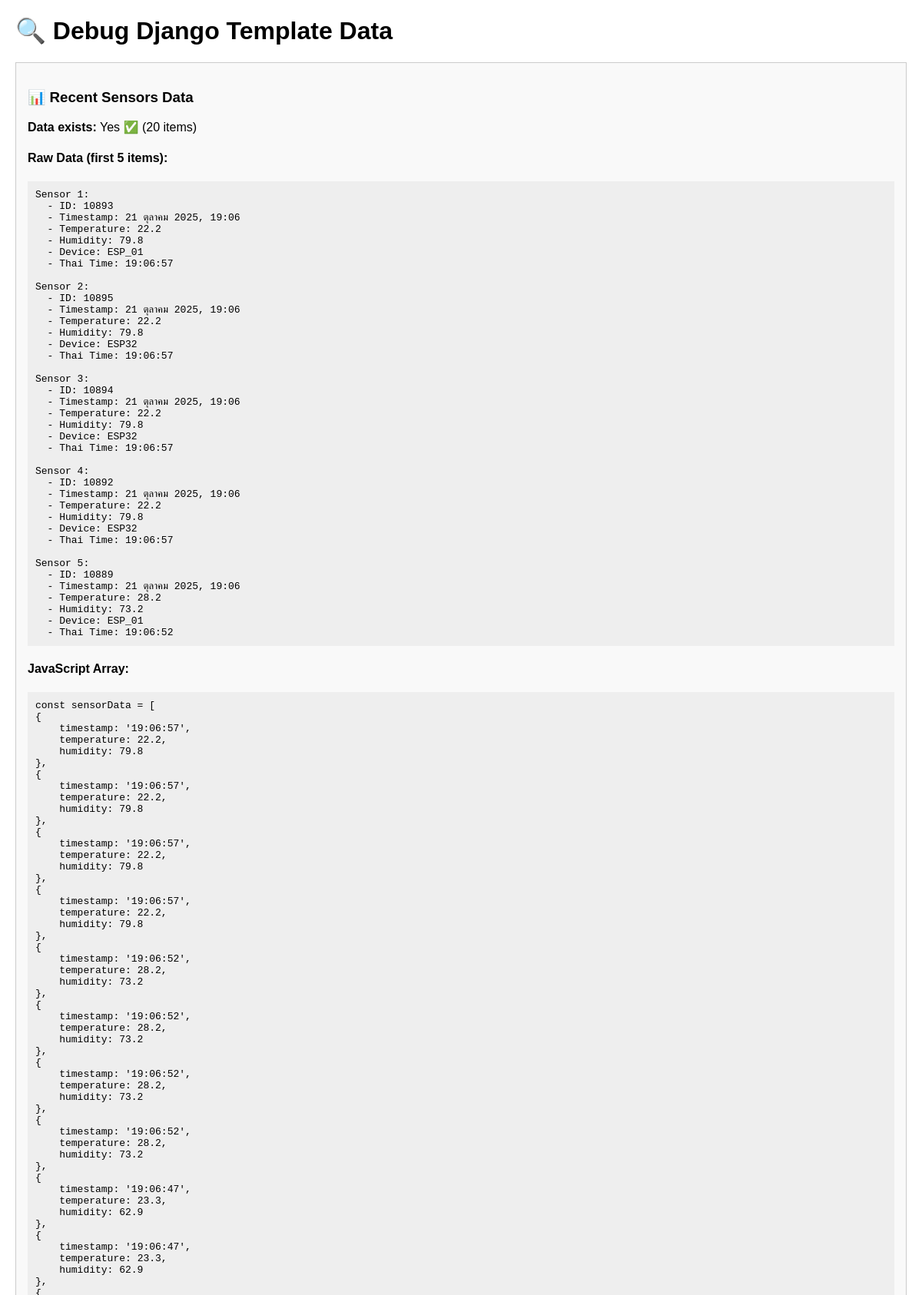
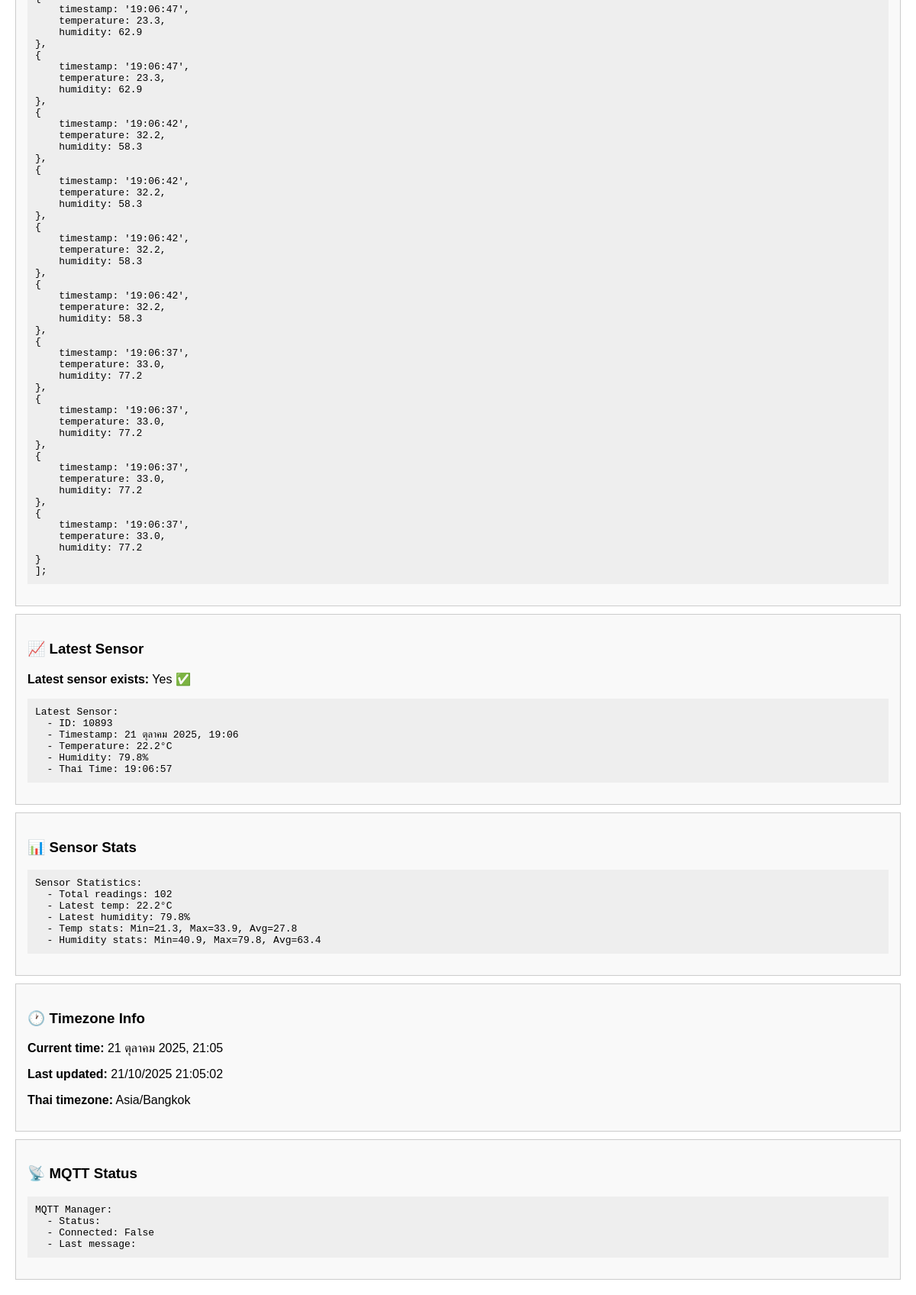
Page /debug/ on the earlier database version (2 pictures, top to bottom).
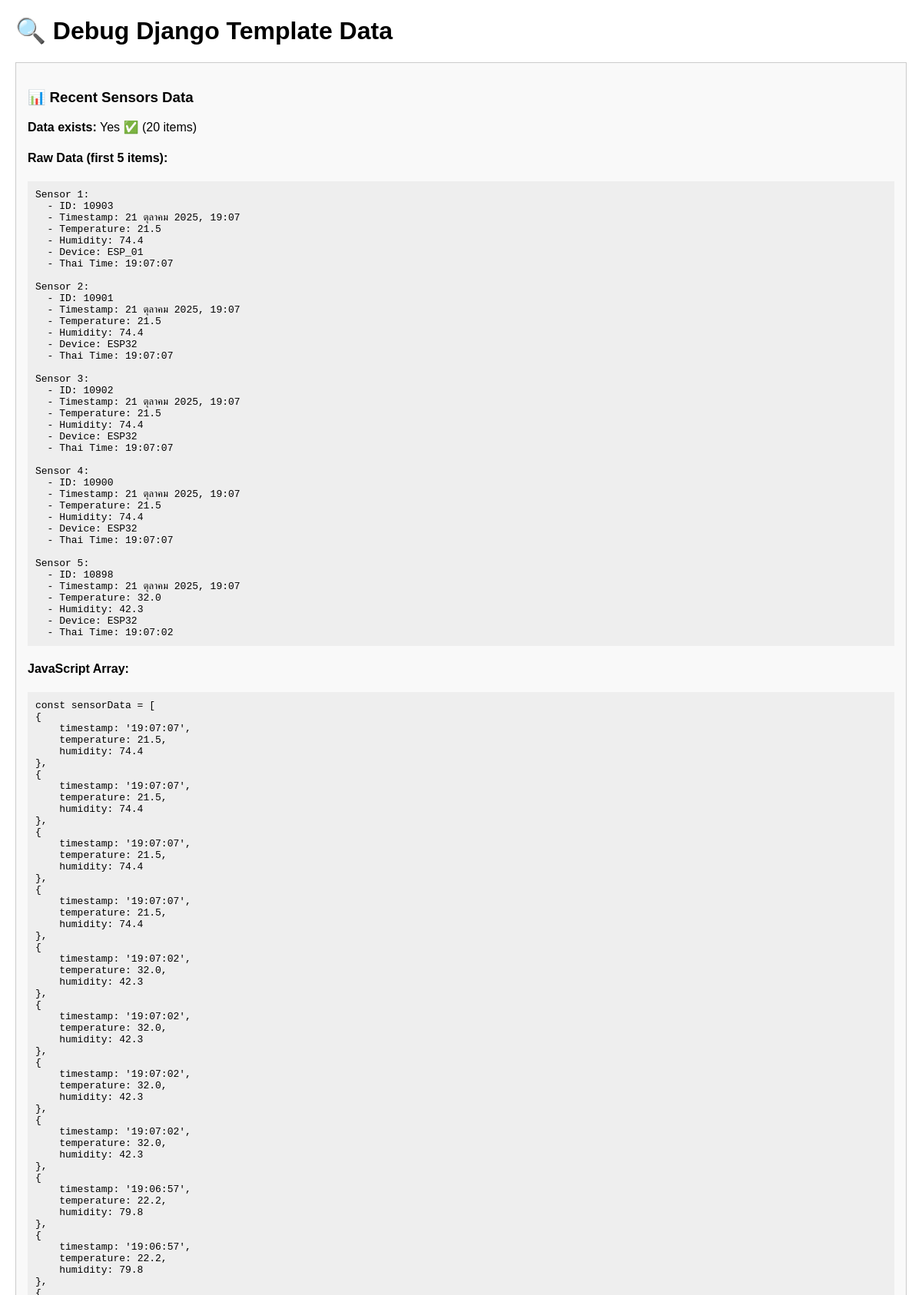
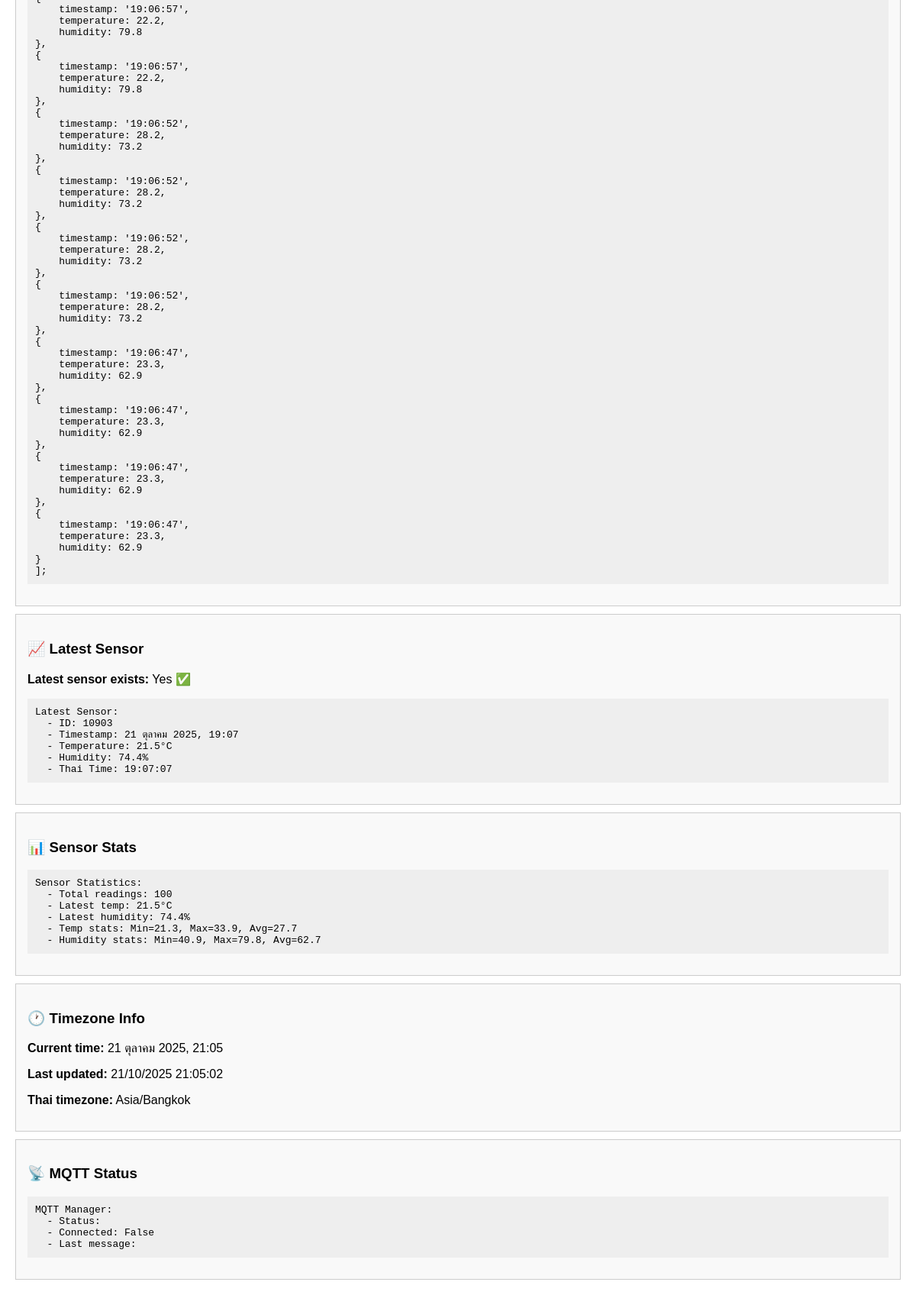
Same page on the later database version (2 pictures, top to bottom).
### iot_dashboard/models.py (models this page shows, shortened)
class SensorData(models.Model):
    device_name = models.CharField(max_length=100, default="ESP32_DHT22")
    temperature = models.FloatField(null=True, blank=True)
    humidity = models.FloatField(null=True, blank=True)
    timestamp = models.DateTimeField(default=timezone.now)
    class Meta:
        ordering = ['-timestamp']

### iot_dashboard/debug_views.py (the view)
# urls.py: path('debug/', debug_view, name='debug'),
def debug_view(request):
    led_device, created = Device.objects.get_or_create(name="Onboard LED")
    latest_sensor = SensorData.objects.order_by('-timestamp').first()
    recent_sensors = SensorData.objects.order_by('-timestamp')[:20]
    thai_tz = pytz.timezone('Asia/Bangkok')
    sensor_stats = {
        'total_readings': SensorData.objects.count(),
        'latest_temp': None,
        'latest_humidity': None,
        'temp_stats': {'min': 0, 'max': 0, 'avg': 0},
        'humidity_stats': {'min': 0, 'max': 0, 'avg': 0}
    }
    if latest_sensor:
        sensor_stats['latest_temp'] = latest_sensor.temperature
        sensor_stats['latest_humidity'] = latest_sensor.humidity
    temp_data = SensorData.objects.filter(temperature__isnull=False).order_by('-timestamp')[:50]
    if temp_data.exists():
        temps = [s.temperature for s in temp_data]
        sensor_stats['temp_stats'] = {
            'min': min(temps),
            'max': max(temps),
            'avg': sum(temps) / len(temps)
        }
    humidity_data = SensorData.objects.filter(humidity__isnull=False).order_by('-timestamp')[:50]
    if humidity_data.exists():
        humidities = [s.humidity for s in humidity_data]
        sensor_stats['humidity_stats'] = {
            'min': min(humidities),
            'max': max(humidities),
            'avg': sum(humidities) / len(humidities)
        }
    mqtt_manager = get_mqtt_manager()
    mqtt_status = mqtt_manager.get_status()
    context = {
        'led': led_device,
        'latest_sensor': latest_sensor,
        'recent_sensors': recent_sensors,
        'sensor_stats': sensor_stats,
        'mqtt_status': mqtt_status,
        'last_updated': timezone.now().astimezone(thai_tz).strftime("%d/%m/%Y %H:%M:%S"),
        'current_time': timezone.now().astimezone(thai_tz),
        'thai_tz': thai_tz,
    }
    return render(request, 'iot_dashboard/debug.html', context)

### iot_dashboard/mqtt_manager.py (called while the page is built)
def get_mqtt_manager():
    global mqtt_manager
    if mqtt_manager is None:
        mqtt_manager = MQTTManager()
    return mqtt_manager

    def get_status(self):
        return {
            'connected': self.is_connected,
            'connecting': self.is_connecting,
            'client_id': self.client_id,
            'broker': f"{self.MQTT_BROKER}:{self.MQTT_PORT}",
            'pending_messages': self.pending_messages.qsize(),
            'topics': {
                'led_control': self.LED_CONTROL_TOPIC,
                'led_status': self.LED_STATUS_TOPIC,
                'relay1_control': self.RELAY1_CONTROL_TOPIC,
                'relay2_control': self.RELAY2_CONTROL_TOPIC,
                'relay3_control': self.RELAY3_CONTROL_TOPIC,
                'relay1_state': self.RELAY1_STATE_TOPIC,
                'relay2_state': self.RELAY2_STATE_TOPIC,
                'relay3_state': self.RELAY3_STATE_TOPIC,
                'sensor_data': self.SENSOR_DATA_TOPIC
            }
        }

### iot_dashboard/templates/iot_dashboard/debug.html (shortened to what this page needs)
{% load static %}
{% load timezone_filters %}
<!DOCTYPE html>
<html>
<head>
</head>
<body>
    <h1>🔍 Debug Django Template Data</h1>
    <div class="debug-section">
        <h3>📊 Recent Sensors Data</h3>
        <p><strong>Data exists:</strong> {% if recent_sensors %}Yes ✅ ({{ recent_sensors|length }} items){% else %}No ❌{% endif %}</p>
        {% if recent_sensors %}
            <h4>Raw Data (first 5 items):</h4>
            <pre>{% for sensor in recent_sensors|slice:":5" %}
Sensor {{ forloop.counter }}:
  - ID: {{ sensor.id }}
  - Timestamp: {{ sensor.timestamp }}
  - Temperature: {{ sensor.temperature }}
  - Humidity: {{ sensor.humidity }}
  - Device: {{ sensor.device_name }}
  - Thai Time: {{ sensor.timestamp|thai_time_format:"%H:%M:%S" }}
{% endfor %}</pre>
            <h4>JavaScript Array:</h4>
            <pre>const sensorData = [{% for sensor in recent_sensors %}
{
    timestamp: '{{ sensor.timestamp|thai_time_format:"%H:%M:%S" }}',
    temperature: {% if sensor.temperature is not None %}{{ sensor.temperature }}{% else %}null{% endif %},
    humidity: {% if sensor.humidity is not None %}{{ sensor.humidity }}{% else %}null{% endif %}
}{% if not forloop.last %},{% endif %}{% endfor %}
];</pre>
        {% endif %}
    </div>
    <div class="debug-section">
        <h3>📈 Latest Sensor</h3>
        {% if latest_sensor %}
            <p><strong>Latest sensor exists:</strong> Yes ✅</p>
            <pre>Latest Sensor:
  - ID: {{ latest_sensor.id }}
  - Timestamp: {{ latest_sensor.timestamp }}
  - Temperature: {{ latest_sensor.temperature }}°C
  - Humidity: {{ latest_sensor.humidity }}%
  - Thai Time: {{ latest_sensor.timestamp|thai_time_format:"%H:%M:%S" }}</pre>
        {% else %}
            <p><strong>Latest sensor:</strong> No ❌</p>
        {% endif %}
    </div>
    <div class="debug-section">
        <h3>📊 Sensor Stats</h3>
        {% if sensor_stats %}
            <pre>Sensor Statistics:
  - Total readings: {{ sensor_stats.total_readings }}
  - Latest temp: {{ sensor_stats.latest_temp }}°C
  - Latest humidity: {{ sensor_stats.latest_humidity }}%
  - Temp stats: Min={{ sensor_stats.temp_stats.min }}, Max={{ sensor_stats.temp_stats.max }}, Avg={{ sensor_stats.temp_stats.avg|floatformat:1 }}
  - Humidity stats: Min={{ sensor_stats.humidity_stats.min }}, Max={{ sensor_stats.humidity_stats.max }}, Avg={{ sensor_stats.humidity_stats.avg|floatformat:1 }}</pre>
        {% else %}
            <p><strong>Sensor stats:</strong> No ❌</p>
        {% endif %}
    </div>
    <div class="debug-section">
        <h3>🕐 Timezone Info</h3>
        <p><strong>Current time:</strong> {{ current_time }}</p>
        <p><strong>Last updated:</strong> {{ last_updated }}</p>
        <p><strong>Thai timezone:</strong> {{ thai_tz }}</p>
    </div>
    <div class="debug-section">
        <h3>📡 MQTT Status</h3>
        {% if mqtt_status %}
            <pre>MQTT Manager:
  - Status: {{ mqtt_status.status }}
  - Connected: {{ mqtt_status.connected }}
  - Last message: {{ mqtt_status.last_message_time }}</pre>
        {% else %}
            <p><strong>MQTT status:</strong> No ❌</p>
        {% endif %}
    </div>
</body>
</html>

Differences in the rows shown:
no longer on one of the page's lists (row unchanged): SensorData: id "10893", timestamp "21 ตุลาคม 2025, 19:06", temperature "22.2", humidity "79.8", device_name "ESP_01", timestamp|thai_time_format "19:06:57"
no longer on one of the page's lists (row unchanged): SensorData: id "10895", timestamp "21 ตุลาคม 2025, 19:06", temperature "22.2", humidity "79.8", device_name "ESP32", timestamp|thai_time_format "19:06:57"
no longer on one of the page's lists (row unchanged): SensorData: id "10894", timestamp "21 ตุลาคม 2025, 19:06", temperature "22.2", humidity "79.8", device_name "ESP32", timestamp|thai_time_format "19:06:57"
no longer on one of the page's lists (row unchanged): SensorData: id "10892", timestamp "21 ตุลาคม 2025, 19:06", temperature "22.2", humidity "79.8", device_name "ESP32", timestamp|thai_time_format "19:06:57"
no longer on this page (row unchanged): SensorData: timestamp|thai_time_format "19:06:42", temperature "32.2", humidity "58.3", shown under "JavaScript Array:"
no longer on one of the page's lists (row unchanged): SensorData: id "10889", timestamp "21 ตุลาคม 2025, 19:06", temperature "28.2", humidity "73.2", device_name "ESP_01", timestamp|thai_time_format "19:06:52"
no longer on this page (row unchanged): SensorData: timestamp|thai_time_format "19:06:42", temperature "32.2", humidity "58.3", shown under "JavaScript Array:"
no longer on this page (row unchanged): SensorData: timestamp|thai_time_format "19:06:42", temperature "32.2", humidity "58.3", shown under "JavaScript Array:"
no longer on this page (row unchanged): SensorData: timestamp|thai_time_format "19:06:42", temperature "32.2", humidity "58.3", shown under "JavaScript Array:"
no longer on this page (row unchanged): SensorData: timestamp|thai_time_format "19:06:37", temperature "33.0", humidity "77.2", shown under "JavaScript Array:"
no longer on this page (row unchanged): SensorData: timestamp|thai_time_format "19:06:37", temperature "33.0", humidity "77.2", shown under "JavaScript Array:"
no longer on this page (row unchanged): SensorData: timestamp|thai_time_format "19:06:37", temperature "33.0", humidity "77.2", shown under "JavaScript Array:"
no longer on this page (row unchanged): SensorData: timestamp|thai_time_format "19:06:37", temperature "33.0", humidity "77.2", shown under "JavaScript Array:"
added SensorData: id "10903", timestamp "21 ตุลาคม 2025, 19:07", temperature "21.5", humidity "74.4", device_name "ESP_01", timestamp|thai_time_format "19:07:07", latest_temp "21.5", latest_humidity "74.4"
added SensorData: id "10901", timestamp "21 ตุลาคม 2025, 19:07", temperature "21.5", humidity "74.4", device_name "ESP32", timestamp|thai_time_format "19:07:07"
added SensorData: id "10902", timestamp "21 ตุลาคม 2025, 19:07", temperature "21.5", humidity "74.4", device_name "ESP32", timestamp|thai_time_format "19:07:07"
added SensorData: id "10900", timestamp "21 ตุลาคม 2025, 19:07", temperature "21.5", humidity "74.4", device_name "ESP32", timestamp|thai_time_format "19:07:07"
added SensorData: id "10898", timestamp "21 ตุลาคม 2025, 19:07", temperature "32.0", humidity "42.3", device_name "ESP32", timestamp|thai_time_format "19:07:02"
added SensorData: timestamp|thai_time_format "19:07:02", temperature "32.0", humidity "42.3", shown under "JavaScript Array:"
added SensorData: timestamp|thai_time_format "19:07:02", temperature "32.0", humidity "42.3", shown under "JavaScript Array:"
added SensorData: timestamp|thai_time_format "19:07:02", temperature "32.0", humidity "42.3", shown under "JavaScript Array:"
shown differently, row unchanged: SensorData (number 20 of 23 on the later page): no longer shows ","
Other differences:
{{ sensor_stats.total_readings }}: "102" → "100"
{{ sensor_stats.temp_stats.avg|floatformat:1 }}: "27.8" → "27.7"
{{ sensor_stats.humidity_stats.avg|floatformat:1 }}: "63.4" → "62.7"
{{ latest_sensor.id }}: "10893" → "10903"
{{ latest_sensor.timestamp }}: "21 ตุลาคม 2025, 19:06" → "21 ตุลาคม 2025, 19:07"
{{ latest_sensor.temperature }}: "22.2" → "21.5"
{{ latest_sensor.humidity }}: "79.8" → "74.4"
{{ latest_sensor.timestamp|thai_time_format:"%H:%M:%S" }}: "19:06:57" → "19:07:07"
{{ sensor_stats.latest_temp }}: "22.2" → "21.5"
{{ sensor_stats.latest_humidity }}: "79.8" → "74.4"
